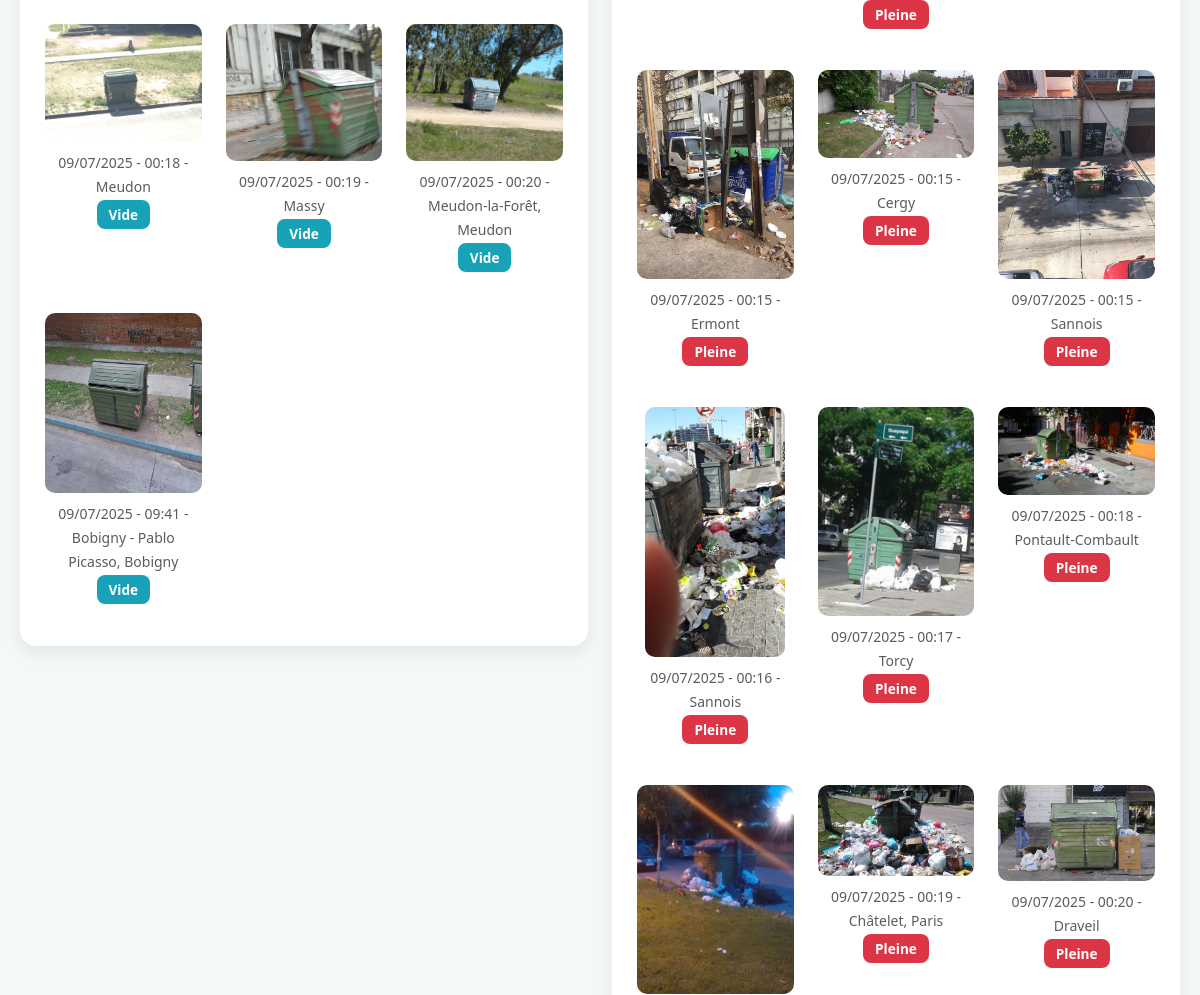
The app's page /images (middle part), older data.
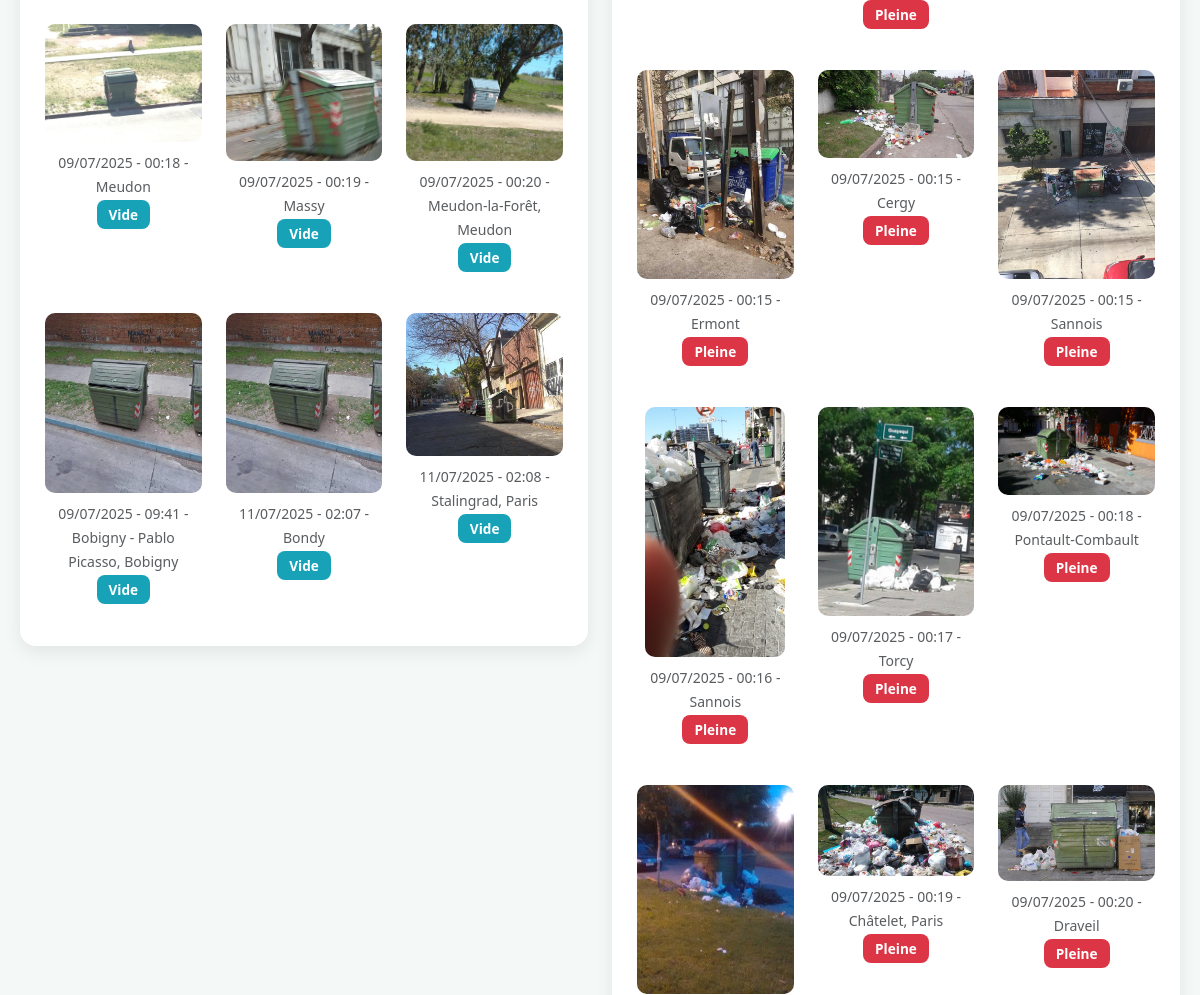
The same page, newer data.
### tables this page shows
CREATE TABLE images (
    id INTEGER PRIMARY KEY AUTOINCREMENT,
    nom_fichier TEXT,
    chemin TEXT,
    date_upload TIMESTAMP,
    localisation TEXT,
    latitude REAL,
    longitude REAL,
    taille_fichier_Ko REAL,
    largeur INTEGER,
    hauteur INTEGER,
    moyenne_R REAL,
    moyenne_V REAL,
    moyenne_B REAL,
    luminosite REAL,
    ecart_type_gris REAL,
    contraste REAL,
    ecart_type_histogramme REAL,
    densite_contours REAL,
    taille_par_contours REAL,
    prediction TEXT
, correction INTEGER DEFAULT 0);

### backend/app.py (the view)
@app.route("/images")
def images():
    db_path = os.path.join(BASE_DIR, "..", "database", "TrashUP_images.db")
    images = []
    try:
        conn = sqlite3.connect(db_path)
        cursor = conn.cursor()
        cursor.execute("""
            SELECT nom_fichier, date_upload, prediction, localisation,
                   taille_fichier_Ko, largeur, hauteur,
                   moyenne_R, moyenne_V, moyenne_B,
                   luminosite, contraste, densite_contours
            FROM images
        """)
        rows = cursor.fetchall()
        for row in rows:
            (nom_fichier, date_upload, prediction, localisation,
             taille_ko, largeur, hauteur,
             moyenne_r, moyenne_v, moyenne_b,
             luminosite, contraste, densite_contours) = row
            if prediction == "dirty":
                pred_label = "pleine"
            elif prediction == "clean":
                pred_label = "vide"
            else:
                pred_label = "inconnue"
            try:
                date_obj = datetime.strptime(date_upload, "%Y-%m-%dT%H:%M:%S.%f")
            except Exception:
                date_obj = None
            images.append({
                "filename": nom_fichier,
                "date": date_obj,
                "prediction": pred_label,
                "localisation": localisation,
                "taille_fichier_Ko": round(float(taille_ko), 2) if taille_ko and isinstance(taille_ko, (int, float)) else 0,
                "largeur": int(largeur) if largeur else 0,
                "hauteur": int(hauteur) if hauteur else 0,
                "moyenne_R": int(moyenne_r) if moyenne_r else 0,
                "moyenne_V": int(moyenne_v) if moyenne_v else 0,
                "moyenne_B": int(moyenne_b) if moyenne_b else 0,
                "luminosite": round(float(luminosite), 1) if isinstance(luminosite, (int, float)) else 0,
                "contraste": round(float(contraste), 2) if isinstance(contraste, (int, float)) else 0,
                "densite_contours": round(float(densite_contours), 4) if isinstance(densite_contours, (int, float)) else 0
            })
        conn.close()
    except Exception as e:
        return f"<pre>Erreur de lecture de la base : {e}</pre>", 500
    return render_template(get_template_name("images.html"), images=images)

### backend/app.py (called while the page is built)
def get_template_name(base_name):
    lang = session.get('lang', 'fr')
    if lang == 'en':
        en_path = f'en/{base_name}'
        if os.path.exists(os.path.join(app.template_folder, 'en', base_name)):
            return en_path
    return base_name

### backend/templates/images.html (shortened to what this page needs)
<!DOCTYPE html>
<html lang="fr">
<head>
  <link href="https://cdn.jsdelivr.net/npm/bootstrap@5.3.0/dist/css/bootstrap.min.css" rel="stylesheet">
</head>
<body>
<main>
  <div class="row g-4">
    <div class="col-12 col-lg-6">
      <div class="image-column text-center">
        <div class="row row-cols-1 row-cols-md-3 g-4">
          {% for img in images if img.prediction == 'vide' %}
          <div class="col">
            <div class="image-card" onclick='showDetails({{ img | tojson | safe }})'>
              <img src="{{ url_for('static', filename='uploads/' + img.filename) }}" alt="Poubelle vide">
              <div class="mt-2">
                <small class="text-muted">{{ img.date.strftime('%d/%m/%Y - %H:%M') if img.date else "Date inconnue" }} - {{ img.localisation or "Localisation inconnue" }}</small>
                <div class="mt-1"><span class="tag vide">Vide</span></div>
              </div>
            </div>
          </div>
          {% endfor %}
        </div>
      </div>
    </div>
    <div class="col-12 col-lg-6">
      <div class="image-column text-center">
        <div class="row row-cols-1 row-cols-md-3 g-4">
          {% for img in images if img.prediction == 'pleine' %}
          <div class="col">
            <div class="image-card" onclick='showDetails({{ img | tojson | safe }})'>
              <img src="{{ url_for('static', filename='uploads/' + img.filename) }}" alt="Poubelle pleine">
              <div class="mt-2">
                <small class="text-muted">{{ img.date.strftime('%d/%m/%Y - %H:%M') if img.date else "Date inconnue" }} - {{ img.localisation or "Localisation inconnue" }}</small>
                <div class="mt-1"><span class="tag pleine">Pleine</span></div>
              </div>
            </div>
          </div>
          {% endfor %}
        </div>
      </div>
    </div>
  </div>
</main>
</body>
</html>

### backend/templates/images.html (style rules this page uses)
html, body { height: 100%; margin: 0; font-family: 'Segoe UI', sans-serif; background-color: #f4f9f7; display: flex; flex-direction: column; }
main { flex: 1; padding: 40px 20px; max-width: 1400px; margin: auto; }
.image-column { background-color: #fff; border-radius: 16px; padding: 25px; box-shadow: 0 6px 18px rgba(0, 0, 0, 0.08); }
.image-card { margin-bottom: 20px; cursor: pointer; transition: transform 0.2s ease; }
.image-card img { max-width: 100%; border-radius: 10px; }
.tag { padding: 5px 12px; font-size: 0.85rem; border-radius: 8px; color: white; font-weight: bold; }
.tag.vide { background-color: #17a2b8; }
.tag.pleine { background-color: #dc3545; }

Row changes from the older to the newer data that the page shows:
added images: nom_fichier (picture), date "11/07/2025 - 02:07", localisation "Bondy"
added images: nom_fichier (picture), date "11/07/2025 - 02:08", localisation "Stalingrad, Paris"
